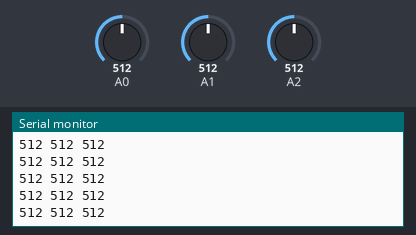
Recording of a sketch running on a simulated Arduino Uno, built with avr-gcc and run on an emulated ATmega328P. On the bench: the last lines printed to the serial monitor. The test bench sets the inputs (shaded band); at power-on: A1 = 512, A0 = 512, A2 = 512.

Above: at 2.7 s.
2.8 s: A1 set to 986
At 2.86 s:
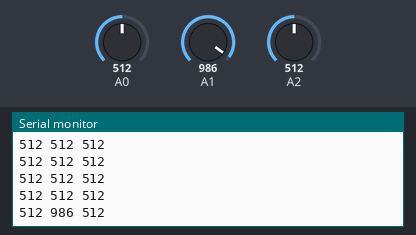
5.8 s: A1 set to 1012
At 5.81 s:
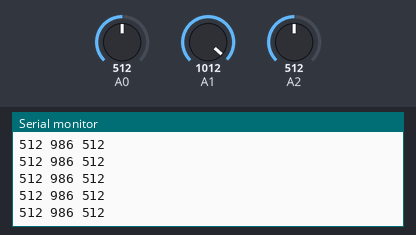
Timing chart, 0 to 8.8 s (numbered marks = the images above; inputs shaded):
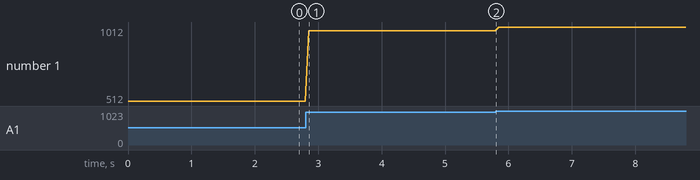

The sketch:

Serial_Read_M0.ino
```cpp
/* Feb 1/20 read and write works in max and Arduino M0
 Connection guide:
 Using potentiometer (slide or dial):
 Left connection to 3.3v on Gemma
 Center connection to A0/A1 on Gemma
 Right connection to GND on Gemma

 once this code is uploaded, open 'serial reader.maxpat' and follow instructions

*/

#if defined(ARDUINO_SAMD_ZERO) && defined(SERIAL_PORT_USBVIRTUAL)
#define Serial SERIAL_PORT_USBVIRTUAL
#endif

void setup() {

Serial.begin(9600);

}

void loop() {

//Serial read
int sensorValue00 = analogRead(A0); //here you can change these ports if you want differnet pins to provide input
int sensorValue01 = analogRead(A1);
int sensorValue02 = analogRead(A2);
  // print out the value you read:
  Serial.print(sensorValue00); // remember to change the corrosponding value here
  Serial.print(" ");
  Serial.print(sensorValue01);
  Serial.print(" ");
  Serial.println(sensorValue02);


delay(50);        // delay in between reads for stability


}
```

Measured:
- after the input at 2.8 s, the serial monitor: prints a new line after 0.05 s (image 1)
- plotted number 1: 512 → 986 after the input at 2.8 s, 986 → 1012 after the input at 5.8 s
